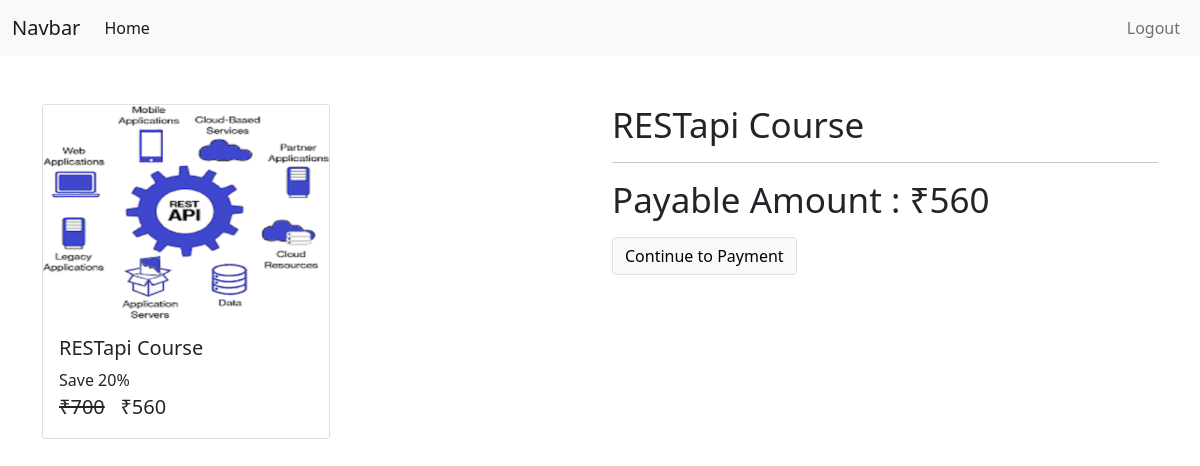
/check-out/api_course (signed in), run on the app's committed database.
### courses/models/course.py (models this page shows, shortened)
class Course(models.Model):
    name=models.CharField(max_length=50,null=False)
    slug = models.CharField(max_length=50, null=False,unique=True)
    description=models.CharField(max_length=200,null=True)
    price=models.IntegerField(null=False)
    discount=models.IntegerField(null=False,default=0)
    active=models.BooleanField(default=False)
    thumbnail=models.ImageField(upload_to="files/thumbnail")
    date=models.DateTimeField(auto_now_add=True)
    resouce=models.FileField(upload_to="files/resource")
    length=models.IntegerField(null=False)

### courses/views/checkout.py (the view, shortened to what this page needs)
# urls.py: path('check-out/<str:slug>', checkout, name='checkout'),
def checkout(request, slug):
    course = Course.objects.get(slug=slug)
    if not request.user.is_authenticated:
        return redirect("login")
    user = request.user
    action = request.GET.get('action')
    order = None
    payment = None
    context = {
        "course": course,
        "order": order,
        "payment": payment
    }
    return render(request, template_name="courses/check_out.html", context=context)

### courses/templatetags/course_custom_tags.py (called while the page is built)
@register.simple_tag
def cal_sellprice(price,discount):
    if discount is None or discount is 0:
        return price
    sellprice=price
    sellprice=price-(price * discount * 0.01)
    return math.floor(sellprice)

@register.filter()
def rupee(price):
    return f'₹{price}'

### courses/templates/courses/check_out.html (shortened to what this page needs)
{% extends 'courses/base.html' %}
{% load course_custom_tags %}
{% block content %}
<div class="container">
    <br>
    <br>
        <div class="row">
            <div class="col mr-auto">
            <div class="card ml-auto" style="width: 18rem;">
                <img src="{{course.thumbnail.url}}" class="card-img-top" alt="...">
                <div class="card-body">
                    <h5 class="card-title">{{course.name}}</h5>
                    <p class="card-text m-0 p-0">
                    Save {{course.discount}}%
                        <br>
                        <span class="price">
                            <del>{{course.price | rupee}}</del>
                        <span>{% cal_sellprice course.price course.discount as value %} {{value | rupee}}</span>
                        </span>
                    </p>
                </div>
            </div>
        </div>
            <div class="col">
                <div>
                    <p class="display-5">{{course.name}}</p>
                    <hr>
                    <p class="display-5">Payable Amount : <b>{% cal_sellprice course.price course.discount as value %} {{value | rupee}}</b></p>
                    <a class="btn btn-light border" href="?action=create_payment">Continue to Payment</a>
                </div>
            </div>
        </div>
</div>
{% endblock %}

### courses/static/courses/css/comman.css (style rules this page uses)
.price { font-size:20px; }
.display-5 { font-size:35px; }

### data on the page
Course: thumbnail (picture), name "RESTapi Course", discount "20", price "₹700"

### other printed values
{{ value | rupee }} "₹560"
